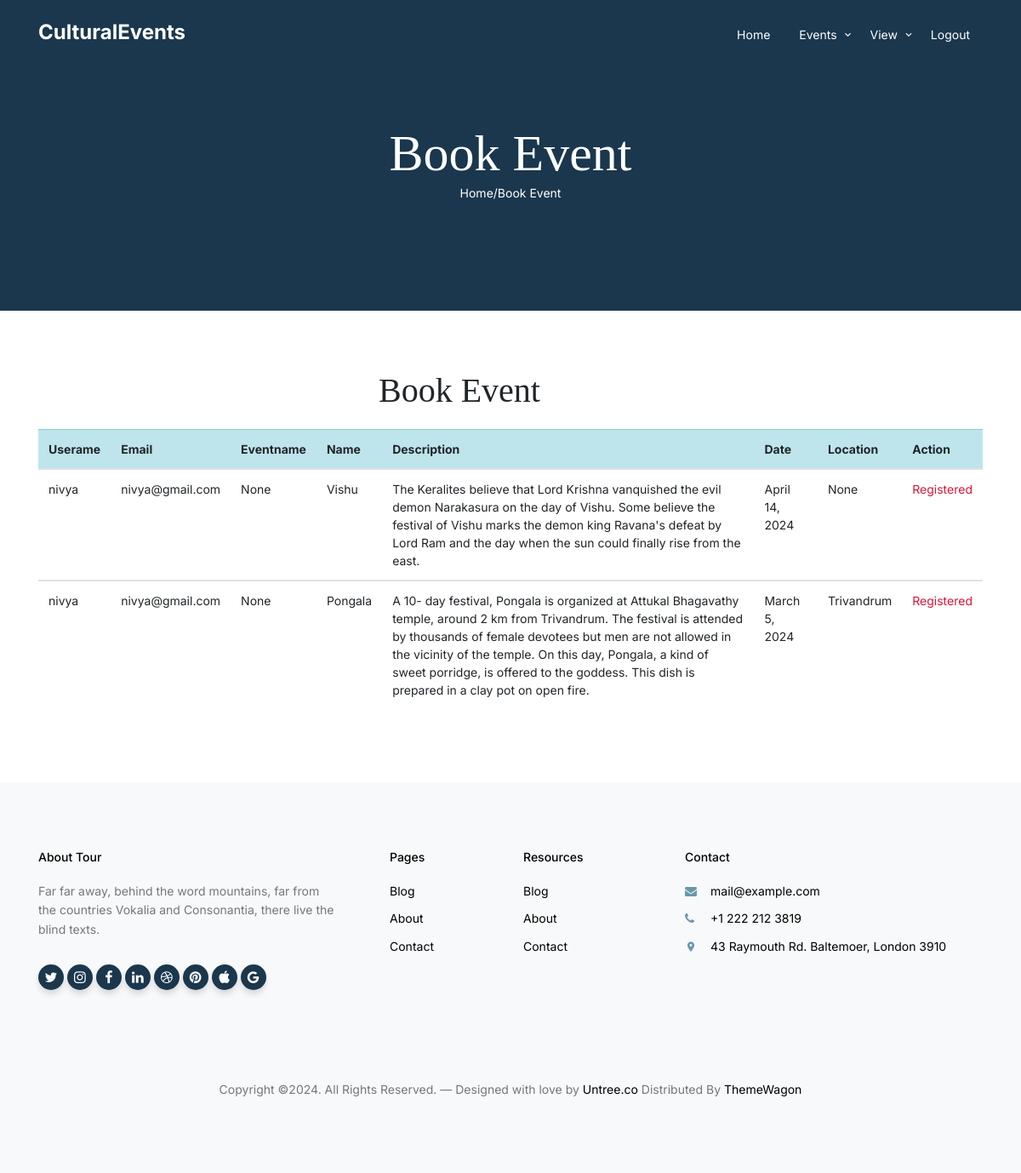
The app's page /viewbook_event_u/ with its own data.
### app/models.py (models this page shows)
class Registered(models.Model):
    user=models.ForeignKey(User,on_delete=models.CASCADE,null=True)
    status=models.CharField(max_length=20,default='pending')
    events=models.ForeignKey(Events,on_delete=models.CASCADE,null=True)

class User(models.Model):
    user= models.ForeignKey(Login,on_delete=models.CASCADE,null=True)
    Username=models.CharField(max_length=20)
    Email=models.EmailField()
    Phonenumber=models.IntegerField()
    Password=models.CharField(max_length=20,null=True)
    Image=models.ImageField(upload_to="Image",null=True)
    Address=models.CharField(max_length=200,null=True)
    status=models.CharField(max_length=20,default='pending')

class Events(models.Model):
    user=models.ForeignKey(User,on_delete=models.CASCADE,null=True)
    name=models.CharField(max_length=50)
    date=models.DateField(null=True)
    image=models.ImageField(upload_to="Image",null=True)
    ename=models.CharField(max_length=200,null=True)
    dis=models.CharField(max_length=200,null=True)
    des=models.CharField(max_length=200,null=True)
    fee=models.IntegerField(null=True)
    status=models.CharField(max_length=20,default='pending')

### app/views.py (the view)
# urls.py: path('viewbook_event_u/',views.viewbook_event_u),
def viewbook_event_u(request):
    data = Registered.objects.filter(status='Registered')
    return render(request, "Admin/viewbooking_event.html", {"data": data})

### templates/Admin/viewbooking_event.html (shortened to what this page needs)
{% extends 'Admin/common_ad.html' %}
{% load static %}
{% block content %}
  <div class="hero hero-inner">
    <div class="container">
      <div class="row align-items-center">
        <div class="col-lg-8 mx-auto text-center">
          <div class="intro-wrap">
            <h1 class="mb-0">Book Event</h1>
            <p class="text-white"><a href="/adminhome" style="color: white;">Home</a>/Book Event</p>
          </div>
        </div>
      </div>
    </div>
  </div>
  <div class="untree_co-section">
    <div class="container">
      <h1 class="mb-0" style="margin-left: 400px;">Book Event</h1><br>
      <div class="row">
        <div class="col-lg-12 mb-5 mb-lg-0">
            <table class="table table-hover" cellspacing="2" cellpadding="2">
                <thread>
                  <tr class="table-info">
                      <th scope="col">Userame</th>
                      <th scope="col">Email</th>
                      <th scope="col">Eventname</th>
                      <th scope="col">Name</th>
                      <th scope="col">Description</th>
                      <th scope="col">Date</th>
                      <th scope="col">Location</th>
                      <th scope="col">Action</th>
                  </tr>
                  {% for i in data %}
                </thread>
                <tbody>
                  <tr>
                      <td>{{i.user.Username}}</td>
                      <td>{{i.user.Email}}</td>
                      <td>{{i.events.ename}}</td>
                      <td>{{i.events.name}}</td>
                      <td>{{i.events.des}}</td>
                      <td>{{i.events.date}}</td>
                      <td>{{i.events.dis}}</td>
                      <td style="color: crimson;">{{i.status}}</td>
                  </tr>
                  {% endfor %}
                </tbody>
              </table>
        </div>
      </div>
    </div>
  </div>
  {% endblock %}

### static/css/style.css (style rules this page uses)
body { font-family: "Inter", sans-serif; line-height: 1.5; background: #ffffff; overflow-x: hidden; font-size: 14px; }
body:before { content: ""; position: fixed; top: 0; left: 0; z-index: 99; right: 0; bottom: 0; background: rgba(0, 0, 0, 0.2); opacity: 0; visibility: hidden; -webkit-transition: .3s all ease; -o-transition: .3s all ease; transition: .3s all ease; }
a { color: #1A374D; -webkit-transition: .3s all ease; -o-transition: .3s all ease; transition: .3s all ease; }
h1, .h1, h2, .h2, h3, .h3, h4, .h4 { font-family: "Source Serif Pro", serif; }
.hero { padding: 7rem 0 10rem 0; background: #6998AB; margin-bottom: 100px; }
.hero.hero-inner { padding: 9rem 0 7rem 0; margin-bottom: auto; background: #1A374D; }
.hero h1 { color: #ffffff; font-size: 60px; }
.hero .intro-wrap { position: relative; z-index: 1; }
.untree_co-section { padding: 70px 0; }

### records on screen
Registered: user.Username "nivya", user.Email "nivya@gmail.com", events.ename "None", events.name "Vishu", events.des "The Keralites believe that Lord Krishna vanquished the evil demon Narakasura on the day of Vishu. Some believe the festival of Vishu marks the demon king Ravana's defeat by Lord Ram and the day when the sun could finally rise from the east.", events "April 14, 2024", events.dis "None", status "Registered"
Registered: user.Username "nivya", user.Email "nivya@gmail.com", events.ename "None", events.name "Pongala", events.des "A 10- day festival, Pongala is organized at Attukal Bhagavathy temple, around 2 km from Trivandrum. The festival is attended by thousands of female devotees but men are not allowed in the vicinity of the temple. On this day, Pongala, a kind of sweet porridge, is offered to the goddess. This dish is prepared in a clay pot on open fire.", events "March 5, 2024", events.dis "Trivandrum", status "Registered"
